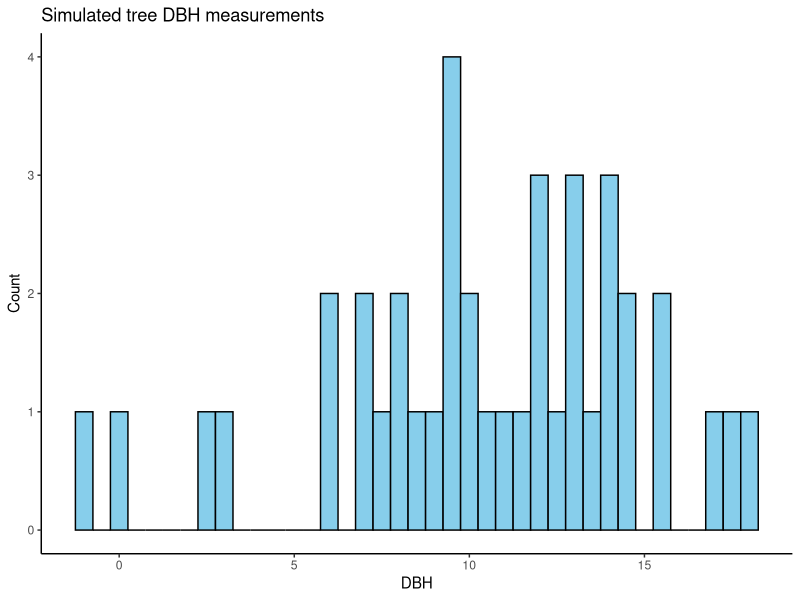
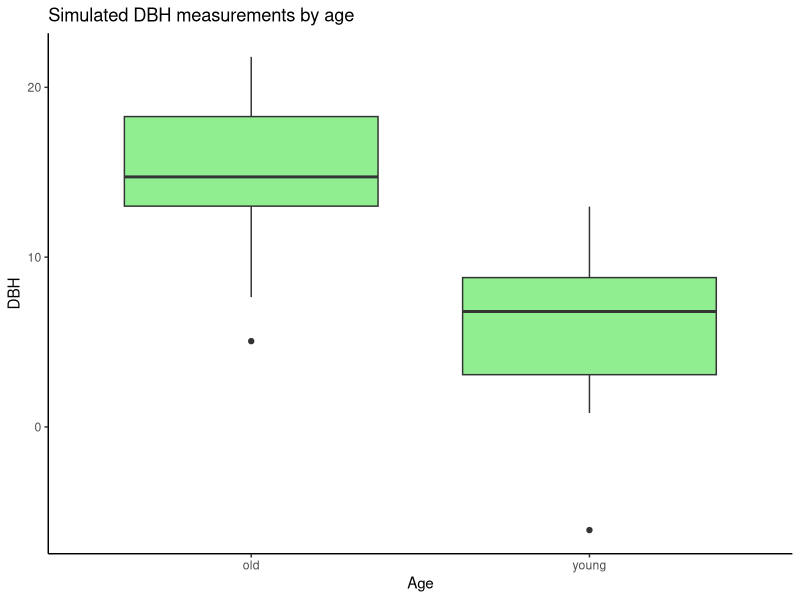

Here is the R script that generated these plots, in order: (Note: this script raises an error after producing the figures.)
# =====================================================
# Data Simulation Assignment
# Anna Reachmack
# FIW5594: Conservation Data Science
# =====================================================

# Load packages ----
library(tidyverse)

# =====================================================
# 1. Simulate one variable
# =====================================================

# GOAL: Simulate 40 trees and measure DBH

set.seed(1)   # makes results reproducible #you get the same thing the next time you do a random draw

# Sample size and parameters
n <- 40
mean_dbh <- 10 #mean DBH, a characteristic of the trees that contributed the most to the variance found in PCA
sd_dbh <- 5

# Draw random DBH measurements from a Normal distribution
treedbh <- rnorm(n, mean = mean_dbh, sd = sd_dbh)


# Combine into a tibble
sim <- tibble(id = 1:n, treedbh = treedbh)

# Look at the data
print(sim)
summary(sim$treedbh) #mean from random draw is 11.177, a llittle higher than the sample parameter I set but similar

# Visualize with a histogram
ggplot(sim, aes(x = treedbh)) +
  geom_histogram(binwidth = 0.5, fill = "skyblue", color = "black") +
  labs(title = "Simulated tree DBH measurements", x = "DBH", y = "Count") +
  theme_classic()

# =====================================================
# 2. Add a treatment effect
# =====================================================

# GOAL: Simulate a simple experimental effect on DBH.

set.seed(1)

# Create a treatment variable (half younger than 10 years or young, half older than 10 years)
n <- 40
treatment <- rep(c("young", "old"), each = n/2)


# set means for each group
mean_young <- 5
mean_old <- 15
sd_both <- 5

# Simulate body sizes with different means by treatment
treedbhexperiment <- rnorm(
  n = n,
  mean = if_else(treatment == "young", mean_young, mean_old), #if the treatment is bat yes, then use the mean_batyes. If not batyes, use the mean_batno for the mean
  sd = sd_both
)

# Combine into tibble
(sim2 <- tibble(treatment, treedbhexperiment))

# Visualize
ggplot(sim2, aes(x = treatment, y = treedbhexperiment)) +
  geom_boxplot(fill = "lightgreen") +
  labs(title = "Simulated DBH measurements by age",
       x = "Age", y = "DBH") +
  theme_classic()

# Quick summaries
sim2 |>
  group_by(treatment) |>
  summarise(mean_dbh = mean(treedbhexperiment), sd_size = sd(body_size), n = n())


# =====================================================
# 3. Add a random site effect (optional)
# =====================================================

# GOAL: Add realistic variation among sites.

set.seed(1)

# Define number of sites and individuals per site
n_site <- 4
n_per_site <- 10
n <- n_site * n_per_site

site <- rep(1:n_site, each = n_per_site)

# Each site gets its own random offset (site effect)
site_effect <- rnorm(n_site, mean = 0, sd = 0.5)[site] # the [site] part is indexing by the site vector here (e.g. for site = 1, it pulls out the first value from rnorm, site 2 has 2nd value and so on) #this is assigning a sd value to each site so show the slight difference with each site. To calculate the site effect

# baseline mean and residual sd
mean_overall <- 10
resid_sd <- 1

# Generate body sizes including site effects
treedbh <- rnorm(n, mean = mean_overall + site_effect, sd = resid_sd)

# Combine into tibble
(sim3 <- tibble(site = factor(site), treedbh))

# Visualize variation among sites
ggplot(sim3, aes(x = site, y = body_size)) +
  geom_boxplot(fill = "plum") +
  labs(title = "Simulated body sizes by site",
       x = "Site", y = "Body size (cm)") +
  theme_classic()

# Check site means
sim3 |>
  group_by(site) |>
  summarise(mean_size = mean(body_size), sd_size = sd(body_size))
